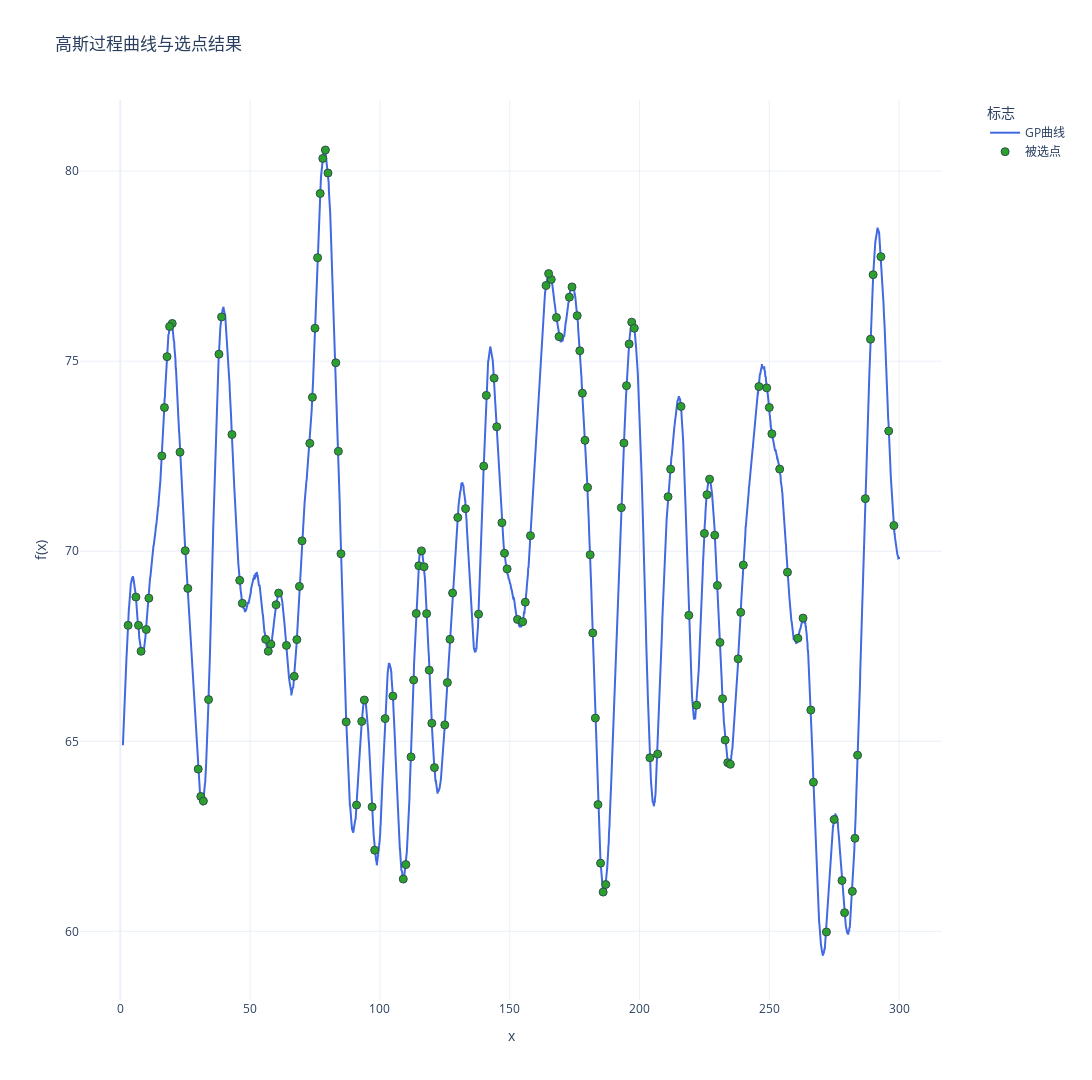

The cell this chart's notebook holds for it:
### Code cell
import numpy as np
import plotly.graph_objects as go
from sklearn.gaussian_process import GaussianProcessRegressor
from sklearn.gaussian_process.kernels import RBF, ConstantKernel,WhiteKernel

seed = 42
np.random.seed(seed=seed)
# 定义核函数
kernel = ConstantKernel(25.0) * RBF(length_scale=4.0) + WhiteKernel(1e-3)
gp = GaussianProcessRegressor(kernel=kernel)

x_dense = np.linspace(1, 300, 3000).reshape(-1, 1)

y_dense = gp.sample_y(x_dense, n_samples=1, random_state=seed).flatten() + 70

# 提取整数点对应的y值
integer_points = np.random.choice(np.arange(1, 301), size=150, replace=False)
indices = [np.abs(x_dense.flatten() - x).argmin() for x in integer_points]
y_integers = y_dense[indices]

# 计算整数点的协方差矩阵
cov_matrix = kernel(integer_points.reshape(-1,1))

# 计算相关性矩阵
std_dev = np.sqrt(np.diag(cov_matrix))  
corr_matrix = cov_matrix / np.outer(std_dev, std_dev)  

np.savetxt('Sigma1.txt', cov_matrix, 
           fmt='%.6f',
           header=f'高斯过程协方差矩阵(1-50整数点)\n核函数: {kernel}')

np.savetxt('correlation_matrix.txt', corr_matrix,
           fmt='%.6f',
           header=f'高斯过程相关性矩阵(1-50整数点)\n核函数: {kernel}')

np.savetxt('mu.txt', 
           y_integers,
           fmt='%.6f',
           header='真实均值')

fig = go.Figure()

fig.add_trace(go.Scatter(
    x=x_dense.flatten(), 
    y=y_dense,
    mode='lines',
    name='GP曲线',
    line=dict(color='royalblue', width=2)
))

colors = ['#2ca02c',]

fig.add_trace(go.Scatter(
    x=integer_points,
    y=y_integers,
    mode='markers',
    name='被选点',
    marker=dict(
        color=colors[0],
        size=8,
        line=dict(width=1, color='DarkSlateGrey')
)))

fig.update_layout(
    title='高斯过程曲线与选点结果',
    xaxis_title='x',
    yaxis_title='f(x)',
    template='plotly_white',
    height=1080,
    width=1920,
    legend=dict(
        title='标志',
        x=1.05,
        y=1,
        xanchor='left',
        yanchor='top',
        bgcolor='rgba(255,255,255,0.8)'
    ),
    margin=dict(r=150) 
)

fig.show()

### Figure 1 — Plotly figure (JSON) as saved in the notebook; plotly's stock layout.template omitted (floating-point values rounded to 4 significant figures; data arrays with more than 128 entries replaced by an {"elided": "..."} marker saying what was removed)
{"data": [{"line": {"color": "royalblue", "width": 2}, "mode": "lines", "name": "GP曲线", "type": "scatter", "x": {"elided": "3000 float values"}, "y": {"elided": "3000 float values"}}, {"marker": {"color": "#2ca02c", "line": {"color": "DarkSlateGrey", "width": 1}, "size": 8}, "mode": "markers", "name": "被选点", "type": "scatter", "x": {"elided": "150 int values"}, "y": {"elided": "150 float values"}}], "layout": {"height": 1080, "legend": {"bgcolor": "rgba(255,255,255,0.8)", "title": {"text": "标志"}, "x": 1.05, "xanchor": "left", "y": 1, "yanchor": "top"}, "margin": {"r": 150}, "title": {"text": "高斯过程曲线与选点结果"}, "width": 1920, "xaxis": {"title": {"text": "x"}}, "yaxis": {"title": {"text": "f(x)"}}}}
